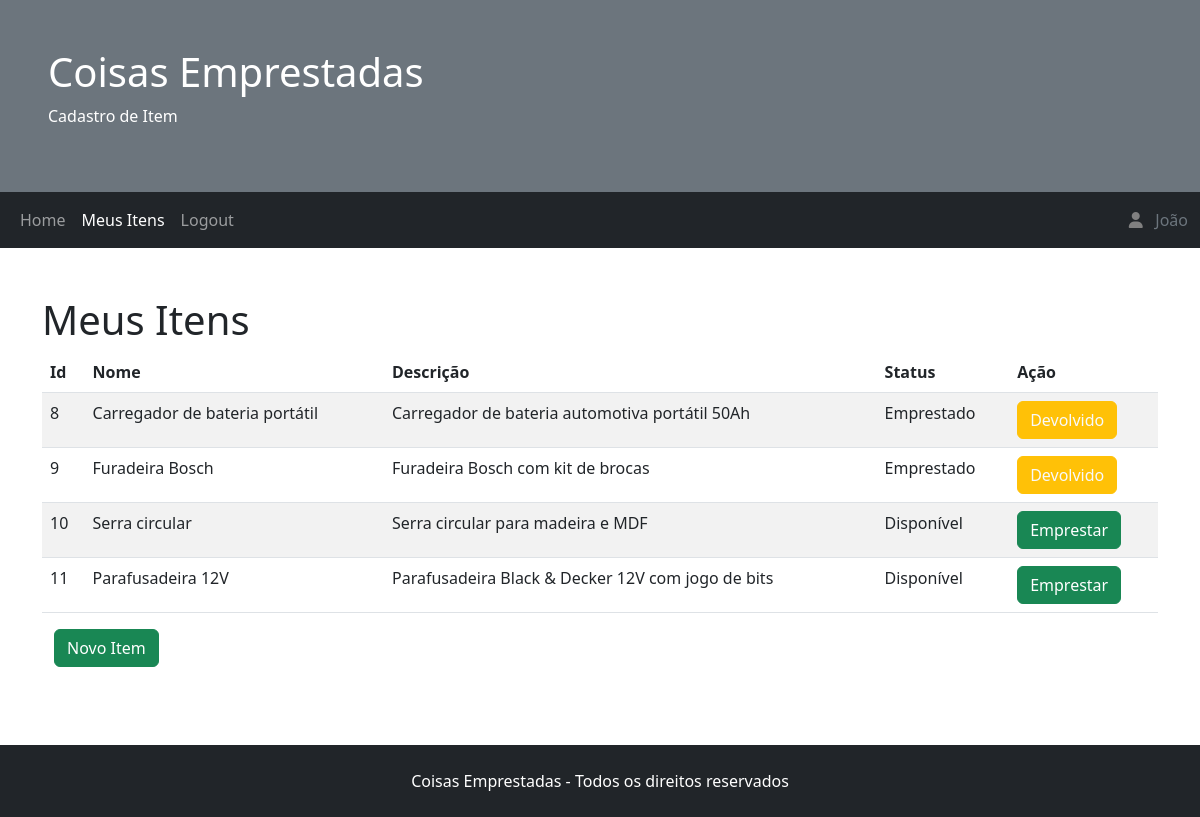
Screenshot of /meusitens.php (signed in) with the database file from the repository.
### tables this page shows
CREATE TABLE `item` (
  `id` int(11) NOT NULL AUTO_INCREMENT,
  `nome` varchar(100) NOT NULL,
  `descricao` varchar(100) DEFAULT NULL,
  `proprietario` int(11) DEFAULT NULL,
  `status` int(11) DEFAULT NULL,
  PRIMARY KEY (`id`),
  KEY `proprietario` (`proprietario`),
  CONSTRAINT `item_ibfk_1` FOREIGN KEY (`proprietario`) REFERENCES `usuario` (`id`)
);

### meusitens.php (the view, shortened to what this page needs)
<?php
include('db_connect.php');
?>
<!doctype html>
<html>
<head>
    <link href="https://cdn.jsdelivr.net/npm/bootstrap@5.2.2/dist/css/bootstrap.min.css" rel="stylesheet">
</head>
<body>
    <header class="p-5 bg-secondary text-white">
        <h1>Coisas Emprestadas</h1>
        <p>Cadastro de Item</p>
    </header>
    <nav class="navbar navbar-expand-sm bg-dark navbar-dark">
        <div class="container-fluid">
            <ul class="navbar-nav">
                <li class="nav-item">
                    <a class="nav-link" href="home.php">Home</a>
                </li>
                <li class="nav-item">
                    <a class="nav-link active" href="meusitens.php">Meus Itens</a>
                </li>
                <li class="nav-item">
                    <a class="nav-link" href="logout.php">Logout</a>
                </li>
            </ul>
            <?php
            $nome = $_SESSION['nome'];
            echo "<a class=\"nav-link float-end text-secondary mr-5\" href=\"meusdados.php\"><i class=\"fas fa-user\" style=\"color:gray\"></i>&nbsp;&nbsp;&nbsp;$nome</a>"
            ?>
        </div>
    </nav>
    <article class="container mt-5" style="margin-bottom: 150px;">
        <div>
            <h1>Meus Itens</h1>
        </div>
        <div>
            <table class="table table-striped">
                <thead>
                    <tr>
                        <th>Id</th>
                        <th>Nome</th>
                        <th>Descrição</th>
                        <th>Status</th>
                        <th>Ação</th>
                    </tr>
                </thead>
                <tbody>
                    <?php
                    $id = $_SESSION['userId'];
                    $sql = "SELECT id, nome, descricao, status FROM item WHERE proprietario = $id";
                    $result = $conn->query($sql);
                    if ($result->num_rows > 0) {
                        while ($row = $result->fetch_assoc()) {
                            $itemId = $row['id'];
                            $nome = $row['nome'];
                            $desc = substr($row['descricao'], 0, 50);
                            $status = $row['status'];
                            $tableItem =  "<tr>
                                    <td>$itemId</td>
                                    <td>$nome</td>
                                    <td>$desc</td>";
                            if($status == 0) {
                                $tableItem = $tableItem . "<td>Disponível</td><td><a href=\"emprestarItem.php?item=$itemId&from=meusitens.php\"><button type=\"button\" class=\"btn btn-success\">Emprestar</button></a></td>";
                            } else {
                                $tableItem = $tableItem . "<td>Emprestado</td><td><a href=\"devolverItem.php?item=$itemId&from=meusitens.php\"><button type=\"button\" class=\"btn btn-warning text-light\">Devolvido</button></a></td>";
                            }
                            $tableItem = $tableItem . "
                                </tr>";
                            echo $tableItem;
                        }
                    }
                    ?>
                </tbody>
            </table>
        </div>
        <div class="container">
            <a href="cadastroItem.php"><button type="button" class="btn btn-success">Novo Item</button></a>
        </div>
    </article>
    <footer class="mt-5 p-4 bg-dark text-white text-center" style="position: fixed;left: 0;bottom: 0;width: 100%;">
        Coisas Emprestadas - Todos os direitos reservados
    </footer>
</body>
</html>

### rows the page displays
item: id "8", nome "Carregador de bateria portátil", descricao "Carregador de bateria automotiva portátil 50Ah"
item: id "9", nome "Furadeira Bosch", descricao "Furadeira Bosch com kit de brocas"
item: id "10", nome "Serra circular", descricao "Serra circular para madeira e MDF"
item: id "11", nome "Parafusadeira 12V", descricao "Parafusadeira Black & Decker 12V com jogo de bits"

### other values shown
$nome "João"
